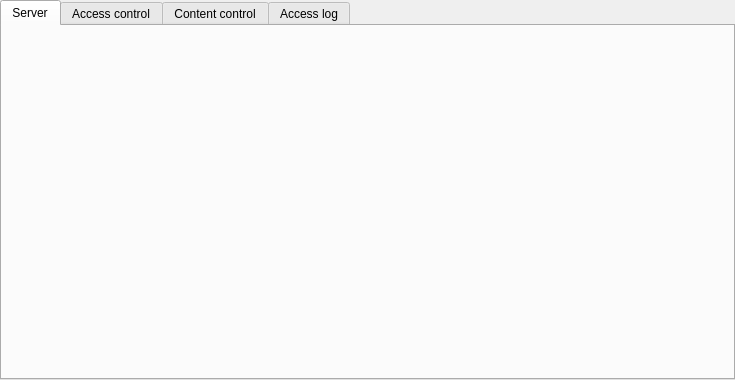
<?xml version="1.0" encoding="UTF-8"?>
<ui version="4.0">
 <class>Anansi::ConfigurationWidget</class>
 <widget class="QWidget" name="Anansi::ConfigurationWidget">
  <property name="geometry">
   <rect>
    <x>0</x>
    <y>0</y>
    <width>735</width>
    <height>380</height>
   </rect>
  </property>
  <property name="windowTitle">
   <string>Form</string>
  </property>
  <property name="windowIcon">
   <iconset resource="../resources/resources.qrc">
    <normaloff>:/logo/app</normaloff>:/logo/app</iconset>
  </property>
  <layout class="QVBoxLayout" name="verticalLayout">
   <property name="leftMargin">
    <number>0</number>
   </property>
   <property name="topMargin">
    <number>0</number>
   </property>
   <property name="rightMargin">
    <number>0</number>
   </property>
   <property name="bottomMargin">
    <number>0</number>
   </property>
   <item>
    <widget class="QTabWidget" name="tabs">
     <property name="currentIndex">
      <number>0</number>
     </property>
     <widget class="Anansi::ServerDetailsWidget" name="serverDetails">
      <attribute name="icon">
       <iconset theme="network-server" resource="../resources/resources.qrc">
        <normaloff>:/icons/sections/server</normaloff>:/icons/sections/server</iconset>
      </attribute>
      <attribute name="title">
       <string>Server</string>
      </attribute>
      <attribute name="toolTip">
       <string>The main server setup.</string>
      </attribute>
      <layout class="QVBoxLayout" name="verticalLayout_2"/>
     </widget>
     <widget class="Anansi::AccessControlWidget" name="accessControl">
      <attribute name="icon">
       <iconset theme="security-high" resource="../resources/resources.qrc">
        <normaloff>:/icons/sections/accesscontrol</normaloff>:/icons/sections/accesscontrol</iconset>
      </attribute>
      <attribute name="title">
       <string>Access control</string>
      </attribute>
      <attribute name="toolTip">
       <string>Tell the server what to do with HTTP connections from different IP addresses.</string>
      </attribute>
     </widget>
     <widget class="QWidget" name="contentControl">
      <attribute name="icon">
       <iconset theme="text-html" resource="../resources/resources.qrc">
        <normaloff>:/icons/sections/contentcontrol</normaloff>:/icons/sections/contentcontrol</iconset>
      </attribute>
      <attribute name="title">
       <string>Content control</string>
      </attribute>
      <attribute name="toolTip">
       <string>Tell the server how to handle requests for different types of resources.</string>
      </attribute>
      <layout class="QVBoxLayout" name="contentControlLayout" stretch="0,0,0,1">
       <item>
        <widget class="QCheckBox" name="allowServingCgiBin">
         <property name="toolTip">
          <string>&lt;p&gt;Honour requests that result in serving the source of scripts and other files in the configured CGI bin directory.&lt;/p&gt;
&lt;p&gt;If the configured CGI bin directory is inside your document root, the files it contains may be accessible to HTTP requests. This is usually considered a security issue and is blocked but you can override this behaviour here.&lt;/p&gt;
&lt;p&gt;&lt;strong&gt;This is &lt;em&gt;not&lt;/em&gt; recommended.&lt;/strong&gt;&lt;/p&gt;</string>
         </property>
         <property name="text">
          <string>Allow direct access to content in CGI bin</string>
         </property>
        </widget>
       </item>
       <item>
        <widget class="QCheckBox" name="allowDirectoryListings">
         <property name="text">
          <string>Allow directory listings</string>
         </property>
        </widget>
       </item>
       <item>
        <layout class="QHBoxLayout" name="directoryListingSettingsLayout">
         <item>
          <widget class="QLabel" name="sortOrderLabel">
           <property name="styleSheet">
            <string notr="true">margin-left: 15px</string>
           </property>
           <property name="text">
            <string>Sort order</string>
           </property>
          </widget>
         </item>
         <item>
          <widget class="Anansi::DirectoryListingSortOrderCombo" name="sortOrder">
           <property name="minimumSize">
            <size>
             <width>150</width>
             <height>0</height>
            </size>
           </property>
          </widget>
         </item>
         <item>
          <widget class="QCheckBox" name="showHiddenFiles">
           <property name="styleSheet">
            <string notr="true">margin-left: 15px</string>
           </property>
           <property name="text">
            <string>Show hidden files</string>
           </property>
          </widget>
         </item>
         <item>
          <spacer name="sortOrderSpacer">
           <property name="orientation">
            <enum>Qt::Horizontal</enum>
           </property>
           <property name="sizeHint" stdset="0">
            <size>
             <width>40</width>
             <height>20</height>
            </size>
           </property>
          </spacer>
         </item>
        </layout>
       </item>
       <item>
        <widget class="QSplitter" name="splitter">
         <property name="orientation">
          <enum>Qt::Horizontal</enum>
         </property>
         <property name="handleWidth">
          <number>6</number>
         </property>
         <widget class="Anansi::FileAssociationsWidget" name="fileAssociations" native="true"/>
         <widget class="Anansi::MimeActionsWidget" name="mimeActions" native="true"/>
        </widget>
       </item>
      </layout>
     </widget>
     <widget class="Anansi::AccessLogWidget" name="accessLog">
      <attribute name="icon">
       <iconset theme="text-x-log" resource="../resources/resources.qrc">
        <normaloff>:/icons/sections/accesslog</normaloff>:/icons/sections/accesslog</iconset>
      </attribute>
      <attribute name="title">
       <string>Access log</string>
      </attribute>
      <attribute name="toolTip">
       <string>View the server access log.</string>
      </attribute>
     </widget>
    </widget>
   </item>
  </layout>
 </widget>
 <customwidgets>
  <customwidget>
   <class>Anansi::AccessControlWidget</class>
   <extends>QWidget</extends>
   <header>src/accesscontrolwidget.h</header>
   <container>1</container>
  </customwidget>
  <customwidget>
   <class>Anansi::ServerDetailsWidget</class>
   <extends>QWidget</extends>
   <header>src/serverdetailswidget.h</header>
   <container>1</container>
  </customwidget>
  <customwidget>
   <class>Anansi::AccessLogWidget</class>
   <extends>QWidget</extends>
   <header>src/accesslogwidget.h</header>
   <container>1</container>
  </customwidget>
  <customwidget>
   <class>Anansi::FileAssociationsWidget</class>
   <extends>QWidget</extends>
   <header>src/fileassociationswidget.h</header>
   <container>1</container>
  </customwidget>
  <customwidget>
   <class>Anansi::MimeActionsWidget</class>
   <extends>QWidget</extends>
   <header>src/mimeactionswidget.h</header>
   <container>1</container>
  </customwidget>
  <customwidget>
   <class>Anansi::DirectoryListingSortOrderCombo</class>
   <extends>QComboBox</extends>
   <header>src/directorylistingsortordercombo.h</header>
  </customwidget>
 </customwidgets>
 <resources>
  <include location="../resources/resources.qrc"/>
 </resources>
 <connections/>
</ui>
